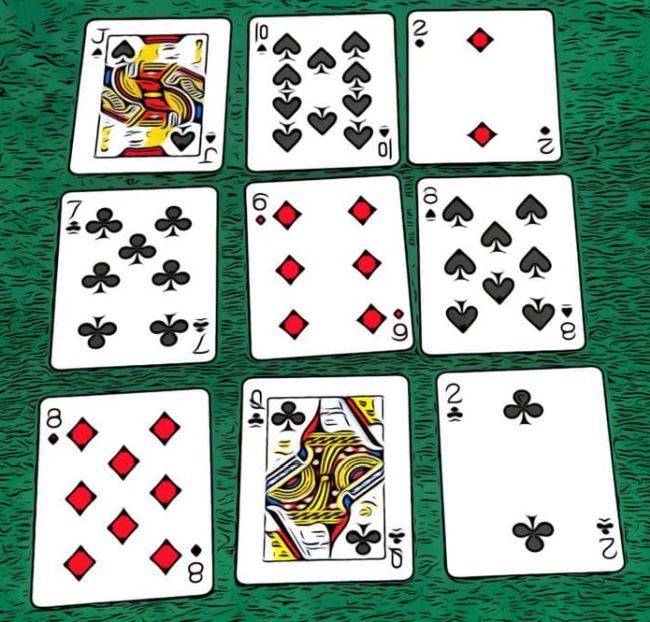
#> input picture cards.jpg, 650 x 622 px
$ jupyter execute 'creating collage and detecting shapes.ipynb'
#> lines starting #> are read from the running program, lines starting #| are printed output that depends on the picture; after the words box and inside, x2 and y2 are one past the last pixel; in counts of white or black regions, pixels touching at a corner belong together
[cell 1]
import cv2 as cv
import numpy as np

[cell 2]
#Create dynamic circle with radius sloder
image=cv.imread("cards.jpg")
#> image is the input picture: shape (622, 650, 3); mean B, G, R 157.1, 169.5, 148.2
def nothing(a):
    circle=cv.circle(Blank.copy(),(image.shape[1]//2,image.shape[0]//2),a,(0,255,255),-1)
    cv.imshow("circle",circle)
Blank=np.zeros(image.shape[:],np.uint8)
cv.imshow("circle",Blank)
cv.namedWindow("Color Tracker")
cv.createTrackbar("Radius","Color Tracker",0,image.shape[0]//2,nothing)
cv.resizeWindow("Color Tracker",image.shape[:2])
#circle=cv.circle(Blank.copy(),(image.shape[1]//2,image.shape[0]//2),a,(0,255,0),-1)
#cv.imshow("circle",circle)

cv.waitKey(0)
cv.destroyAllWindows()

[cell 3]
#Creating collection of image
import cv2
def stackImages(scale,imgArray):
    rows = len(imgArray)
    cols = len(imgArray[0])
    rowsAvailable = isinstance(imgArray[0], list)
    width = imgArray[0][0].shape[1]
    height = imgArray[0][0].shape[0]
    if rowsAvailable:
        for x in range ( 0, rows):
            for y in range(0, cols):
                if imgArray[x][y].shape[:2] == imgArray[0][0].shape [:2]:
                    imgArray[x][y] = cv2.resize(imgArray[x][y], (0, 0), None, scale, scale)
                else:
                    imgArray[x][y] = cv2.resize(imgArray[x][y], (imgArray[0][0].shape[1], imgArray[0][0].shape[0]), None, scale, scale)
                if len(imgArray[x][y].shape) == 2: imgArray[x][y]= cv2.cvtColor( imgArray[x][y], cv2.COLOR_GRAY2BGR)
        imageBlank = np.zeros((height, width, 3), np.uint8)
        hor = [imageBlank]*rows
        hor_con = [imageBlank]*rows
        for x in range(0, rows):
            hor[x] = np.hstack(imgArray[x])
        ver = np.vstack(hor)
    else:
        for x in range(0, rows):
            if imgArray[x].shape[:2] == imgArray[0].shape[:2]:
                imgArray[x] = cv2.resize(imgArray[x], (0, 0), None, scale, scale)
            else:
                imgArray[x] = cv2.resize(imgArray[x], (imgArray[0].shape[1], imgArray[0].shape[0]), None,scale, scale)
            if len(imgArray[x].shape) == 2: imgArray[x] = cv2.cvtColor(imgArray[x], cv2.COLOR_GRAY2BGR)
        hor= np.hstack(imgArray)
        ver = hor
    return ver

[cell 4]
#Define image with shapes
def getCoutours(image):
    contours,hierarchy=cv.findContours(image,cv.RETR_EXTERNAL,cv.CHAIN_APPROX_NONE)

    for cnt in contours:
        area=cv.contourArea(cnt)
        #print(area)
        if(area>500):
            cv.drawContours(img,cnt,-1,(255,0,0),3)
            peri=cv.arcLength(cnt,True)
            #print(peri)
            approx=cv.approxPolyDP(cnt,0.02*peri,True)
            print(len(approx))
            objCorner=len(approx)
            x,y,w,h=cv2.boundingRect(approx)
            cv.rectangle(img,(x,y),(x+w,y+h),(0,0,255))
            if objCorner==3:
                objectType="Tri"
            elif objCorner==4:
                aspectRatio=w/float(h)
                if(aspectRatio>0.95 or aspectRatio<1.05):
                    objectType="Rect"
                else:
                    objectType="squa"
            else:
                objectType="Circle"

            cv.putText(img,objectType,(x+(w//2)-30,y+(h//2)+20),cv.FONT_HERSHEY_COMPLEX,1,(0,0,0),1)

[cell 5]
#Image detection
shapes=cv.imread("shapes.png")
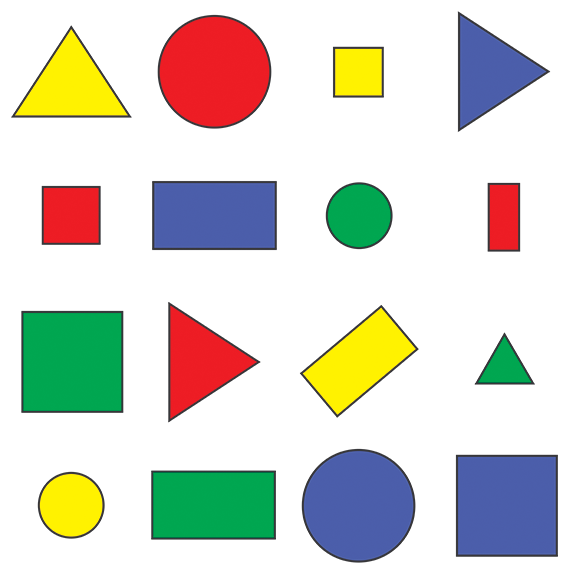
#> input picture shapes.png, 576 x 577 px
#> shapes is the input picture: shape (577, 576, 3); mean B, G, R 205.1, 214.3, 214.2
greyShapes=cv.cvtColor(shapes,cv.COLOR_BGR2GRAY)
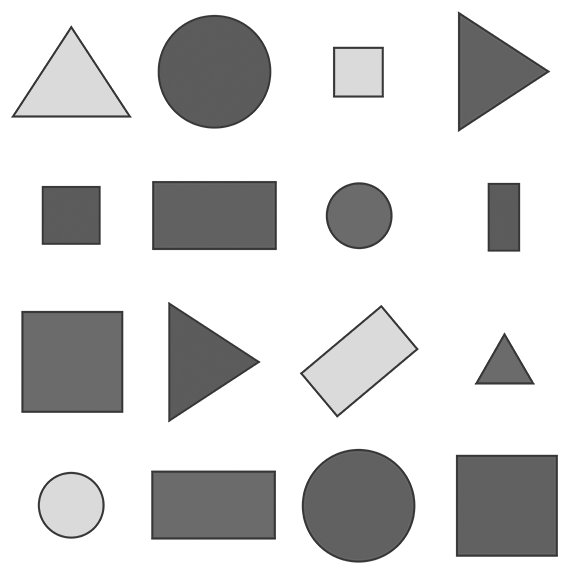
#> greyShapes: shape (577, 576); min 54, max 255, mean 213.2
blurShapes=cv.GaussianBlur(greyShapes,(7,7),1)
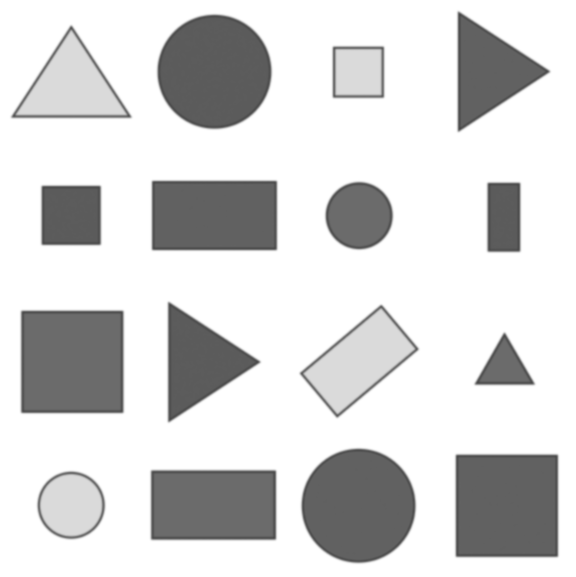
#> blurShapes: shape (577, 576); min 72, max 255, mean 213.2
cannyImage=cv.Canny(blurShapes,150,50)
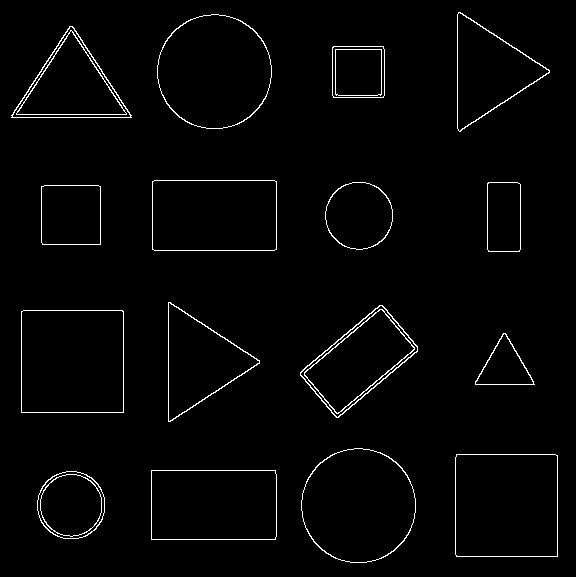
#> cannyImage: shape (577, 576); 2% white in thin lines or dots
Blank=np.zeros_like(shapes)
img=shapes.copy()

getCoutours(cannyImage)
#> in getCoutours, `contours,hierarchy=cv.findContours(image,cv.RETR_EXTERNAL,cv.CHAIN_APP..`: contours = 16 contours; largest, box (x1, y1, x2, y2) and area: (21, 310, 124, 413) 10402, (455, 454, 558, 557) 10398, (301, 448, 416, 563) 10236, (157, 14, 272, 129) 10234, (152, 180, 277, 251) 8674
#> the loop in getCoutours, `for cnt in contours:` made 16 passes
#> (area, peri, approx, objCorner, x, y, w, h) on passes 2, 3, 6, 7, 9, 10, 12: (8619, 386.8, [[151, 470], [151, 539], [275, 539], [275, 470]], 4, 151, 470, 125, 70), (10398.5, 406.2, [[456, 454], [456, 556], [557, 556], [557, 455]], 4, 456, 454, 102, 103), (10402, 406.8, [[21, 311], [21, 412], [123, 412], [122, 310]], 4, 21, 310, 103, 103), (6389, 338.5, [[382, 305], [300, 372], [336, 417], [417, 351]], 4, 300, 305, 118, 113), (3475.5, 234.2, [[41, 186], [42, 244], [100, 244], [100, 186]], 4, 41, 186, 60, 59), (2270.5, 201.1, [[488, 182], [487, 249], [519, 251], [520, 184]], 4, 487, 182, 34, 70), (8674, 385.7, [[152, 181], [152, 249], [276, 249], [276, 181]], 4, 152, 181, 125, 69)
#> (area, peri, approx, objCorner, x, y, w, h) on passes 5, 8, 14, 16: (1612.5, 186.6, [[503, 333], [475, 384], [534, 384]], 3, 475, 333, 60, 52), (5629, 352, [[168, 302], [170, 421], [259, 360]], 3, 168, 302, 92, 120), (5690.5, 355.1, [[11, 115], [131, 117], [72, 26]], 3, 11, 26, 121, 92), (5712, 351.7, [[458, 12], [460, 131], [549, 70]], 3, 458, 12, 92, 120)
#| 8
#| 4
#| 4
#| 8
#| 3
#| 4
#| 4
#| 3
#> (further printed lines are left out)
#> after the loop in getCoutours, `for cnt in contours:`:
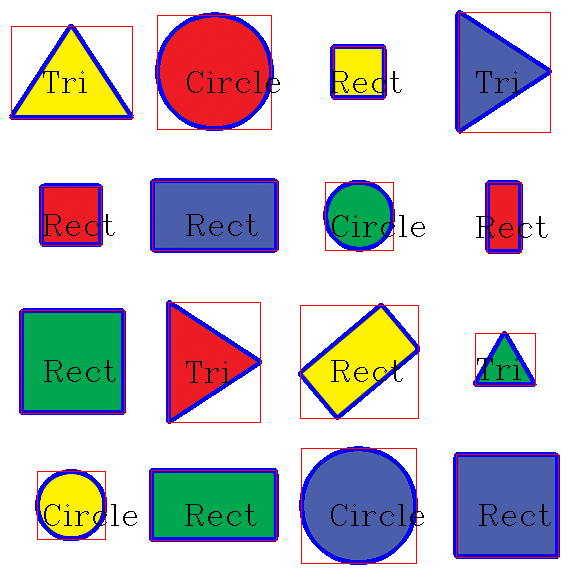
#> img: shape (577, 576, 3); 8.81% of pixels changed, all inside (x1, y1, x2, y2) = (9, 10, 560, 565)
#cv.imshow("Blur Image",blurShapes)
#cv.imshow("shapes",shapes)
#cv.imshow("Grey Image",greyShapes)
collectedImage=stackImages(0.7,([shapes,greyShapes,blurShapes],[cannyImage,img,Blank]))
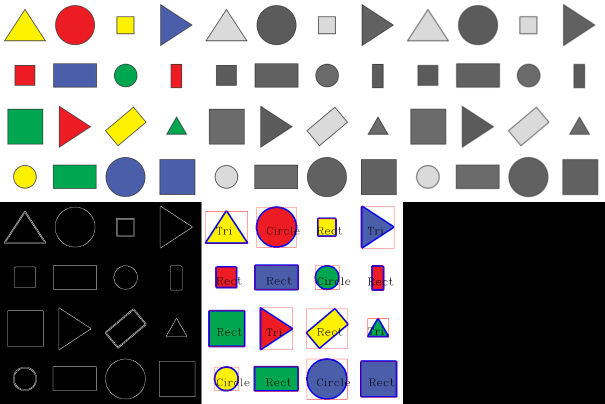
#> collectedImage: shape (808, 1209, 3) (shown at 1/2 size); mean B, G, R 140.3, 140.8, 141.5
cv.imshow("Collected Image",collectedImage)
cv.waitKey(0)
cv.destroyAllWindows()
